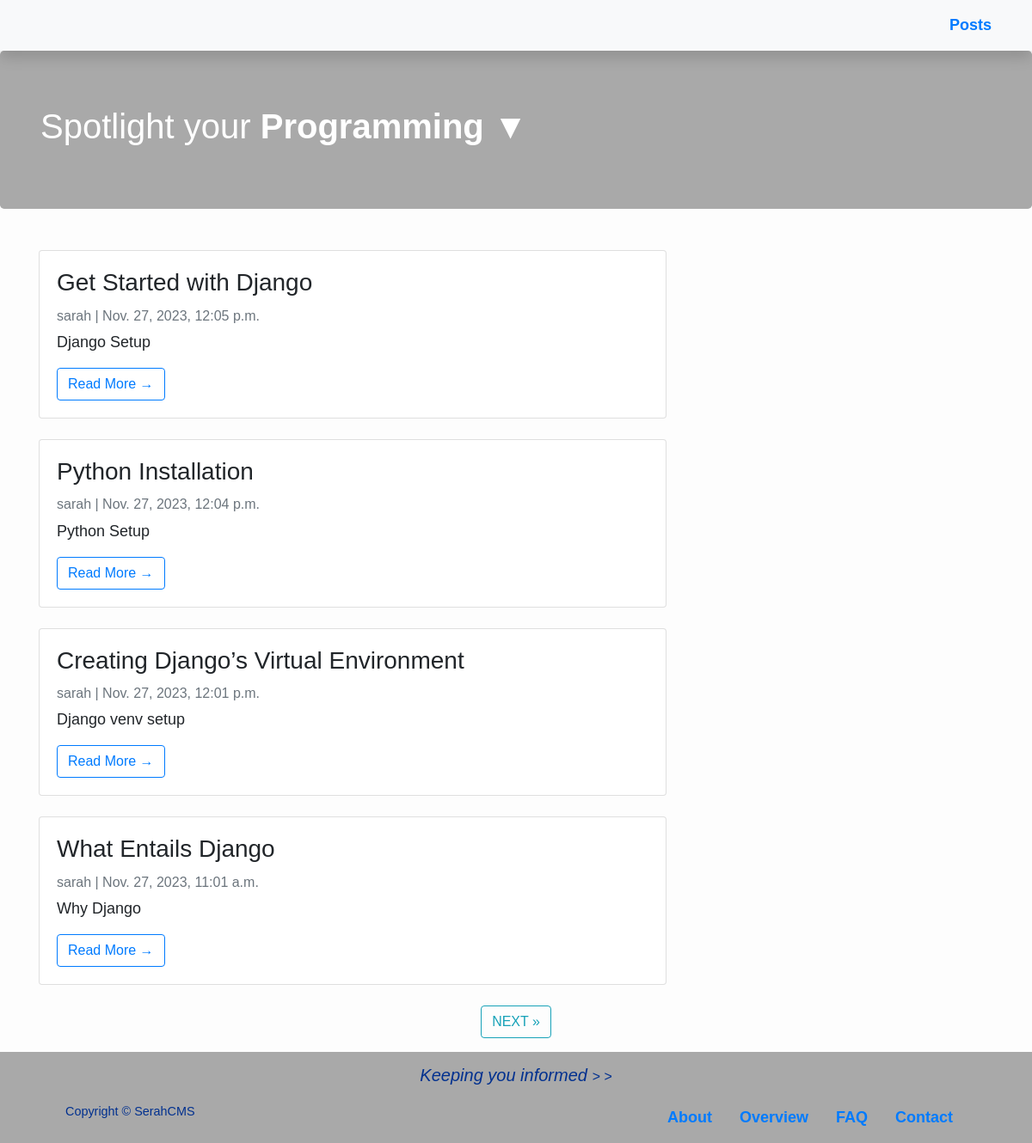
The page / on the database its author committed.
### blog/models.py (models this page shows, shortened)
class Posts(models.Model):
    title = models.CharField(max_length=200, unique=True)
    content = models.TextField()
    slug = models.SlugField(max_length=200, unique=True)
    meta_description = models.CharField(max_length=300, default="new post")
    author = models.ForeignKey(User, on_delete=models.CASCADE)
    created_on = models.DateTimeField()
    updated_on = models.DateTimeField(auto_now=True)
    status = models.IntegerField(choices=STATUS, default=0)
    class Meta:
        ordering = ["-created_on"]
        verbose_name_plural = 'Posts'

### blog/views.py (the view)
# urls.py: path('', views.PostList.as_view(), name='posts'),
class PostList(generic.ListView):  # views for posts
    queryset = Posts.objects.filter(status=1).order_by('-created_on')
    template_name = 'home.html'
    paginate_by = 4

### templates/home.html (shortened to what this page needs)
{% extends "base.html" %}
{% block content %}
<header class="jumbotron" style="background-color: darkgrey; color: #00308F;">
	<div class="container">
	    <p class="h1"> Spotlight your <strong>Programming &#9660;</strong></p>
    </div>
</header>
<div class="container">
	<div class="row">
		<div class="col-md-8 mt-3 left">
			{% for post in posts_list %}
			<div class="shadow-none card mb-4" id="newsfeed">
				<div class="card-body">
					<h3 class="card-title">{{ post.title }}</h3>
					<p class="card-text text-muted h6"><span>{{ post.author }}</span> | {{ post.created_on}} </p>
					<p class="card-text">{{post.meta_description }}</p>
					<span><a href="{% url 'post_detail' post.slug %}" class="btn btn-outline-primary">Read More →</a></span>
				</div>
			</div>
			{% endfor %}
		</div>
</div>
</div>
{% if is_paginated %}
    <ul class="pagination justify-content-center">
        {% if page_obj.has_next %}
        <li><a href="?page={{ page_obj.next_page_number }}" class="btn btn-outline-info" style="font-family: sans-serif;"> NEXT »</a></li>
        {% endif %}
    </ul>
{% endif %}
{%endblock%}

### templates/base.html (shortened to what this page needs)
<!DOCTYPE html>
<html lang="en">
<head>
    <link rel="stylesheet" href="https://stackpath.bootstrapcdn.com/bootstrap/4.5.2/css/bootstrap.min.css">
</head>
<body>
    <div id="bodydiv">
        <div id="nofooter">
            <nav class="navbar navbar-expand-lg navbar-light bg-light shadow" id="topnav">
                <div class="container-fluid">
                    <div class="nav justify-content-end">
                        <div class="d-inline"><a class="nav-link text-black font-weight-bold" href="{% url 'posts'%}">Posts</a></div>
                    </div>
                </div>
            </nav>
            {% block content %}{% endblock %}
        </div>
        <footer class="footer" id="foot">
            <div class="container"><h5 style="text-align:center;"><i>Keeping you informed <small>&#62; &#62;</small></i></h5>
                <nav class="navbar navbar-expand-lg">
                    <div class="container-fluid">
                        <p><small>Copyright &copy; SerahCMS</small></p>
                        <div class="nav justify-content-center" id="navfooter">
                        <span><a class="nav-link text-black font-weight-bold" href="#">About</a></span>
                        <span><a class="nav-link text-black font-weight-bold" href="#">Overview</a></span>
                        <span><a class="nav-link text-black font-weight-bold" href="#">FAQ</a></span>
                        <span><a class="nav-link text-black font-weight-bold" href="{% url 'contact' %}">Contact</a></span>
                    </div>
                    </div>
                </nav>
            </div>
        </footer>
    </div>
</body>
</html>

### templates/base.html (style rules this page uses)
html, body { height: 100%; }
body { font-family: sans-serif; font-size: 18px; background-color: #fdfdfd; display: flex; flex-direction: column; }
#nofooter { flex: 1 0 auto; }
#foot { flex-shrink: 0; font-family: sans-serif; background-color: darkgrey; color: #00308F; bottom: 0; width: 100%; }
h5 { padding-top: 15px; }

### templates/home.html (style rules this page uses)
body { font-family: 'Raleway', sans-serif; }
.h1, h4 { font-family: 'Raleway', sans-serif; color: white; }
.card-body { border: none; }

### rows shown on the page
Posts: title "Get Started with Django", author "sarah", created_on "Nov. 27, 2023, 12:05 p.m.", meta_description "Django Setup"
Posts: title "Python Installation", author "sarah", created_on "Nov. 27, 2023, 12:04 p.m.", meta_description "Python Setup"
Posts: title "Creating Django’s Virtual Environment", author "sarah", created_on "Nov. 27, 2023, 12:01 p.m.", meta_description "Django venv setup"
Posts: title "What Entails Django", author "sarah", created_on "Nov. 27, 2023, 11:01 a.m.", meta_description "Why Django"
